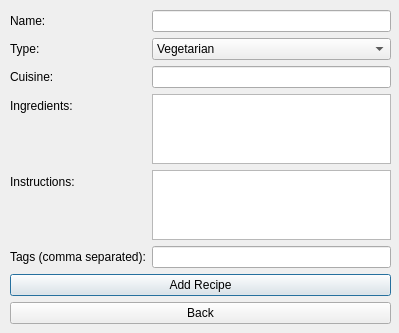
<?xml version="1.0" encoding="UTF-8"?>
<ui version="4.0">
 <class>AddRecipeWindow</class>
 <widget class="QDialog" name="AddRecipeWindow">
  <property name="geometry">
   <rect>
    <x>0</x>
    <y>0</y>
    <width>399</width>
    <height>333</height>
   </rect>
  </property>
  <widget class="QWidget" name="layoutWidget">
   <property name="geometry">
    <rect>
     <x>10</x>
     <y>10</y>
     <width>381</width>
     <height>314</height>
    </rect>
   </property>
   <layout class="QVBoxLayout" name="verticalLayout">
    <item>
     <layout class="QFormLayout" name="formLayout">
      <item row="0" column="0">
       <widget class="QLabel" name="nameLabel">
        <property name="text">
         <string>Name:</string>
        </property>
       </widget>
      </item>
      <item row="0" column="1">
       <widget class="QLineEdit" name="nameLineEdit"/>
      </item>
      <item row="1" column="0">
       <widget class="QLabel" name="typeLabel">
        <property name="text">
         <string>Type:</string>
        </property>
       </widget>
      </item>
      <item row="1" column="1">
       <widget class="QComboBox" name="typeComboBox">
        <item>
         <property name="text">
          <string>Vegetarian</string>
         </property>
        </item>
        <item>
         <property name="text">
          <string>Non-Vegetarian</string>
         </property>
        </item>
        <item>
         <property name="text">
          <string>Vegan</string>
         </property>
        </item>
       </widget>
      </item>
      <item row="2" column="0">
       <widget class="QLabel" name="cuisineLabel">
        <property name="text">
         <string>Cuisine:</string>
        </property>
       </widget>
      </item>
      <item row="2" column="1">
       <widget class="QLineEdit" name="cuisineLineEdit"/>
      </item>
      <item row="3" column="0">
       <widget class="QLabel" name="ingredientsLabel">
        <property name="text">
         <string>Ingredients:</string>
        </property>
       </widget>
      </item>
      <item row="3" column="1">
       <widget class="QTextEdit" name="ingredientsTextEdit"/>
      </item>
      <item row="4" column="0">
       <widget class="QLabel" name="instructionsLabel">
        <property name="text">
         <string>Instructions:</string>
        </property>
       </widget>
      </item>
      <item row="4" column="1">
       <widget class="QTextEdit" name="instructionsTextEdit"/>
      </item>
      <item row="5" column="0">
       <widget class="QLabel" name="tagsLabel">
        <property name="text">
         <string>Tags (comma separated):</string>
        </property>
       </widget>
      </item>
      <item row="5" column="1">
       <widget class="QLineEdit" name="tagsLineEdit"/>
      </item>
      <item row="6" column="0" colspan="2">
       <widget class="QPushButton" name="addButton">
        <property name="text">
         <string>Add Recipe</string>
        </property>
       </widget>
      </item>
      <item row="7" column="0" colspan="2">
       <widget class="QPushButton" name="backButton">
        <property name="text">
         <string>Back</string>
        </property>
       </widget>
      </item>
     </layout>
    </item>
   </layout>
  </widget>
 </widget>
 <resources/>
 <connections/>
</ui>
